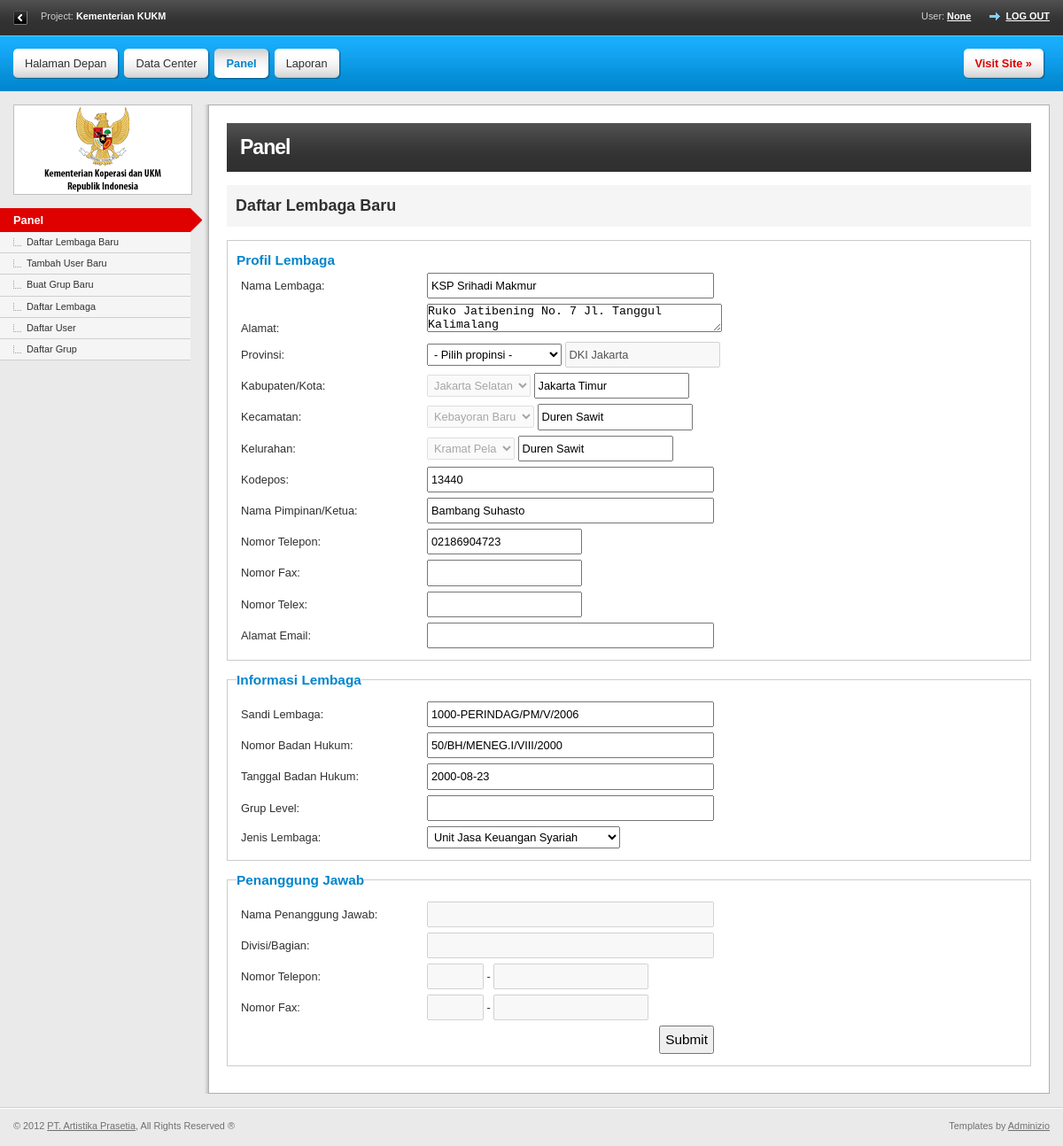
The app's page /panel-tambahlembaga.php?nid=1 with its own data.
### tables this page shows
CREATE TABLE IF NOT EXISTS `koperasi` (
  `idkoperasi` int(11) NOT NULL AUTO_INCREMENT,
  `nama` varchar(45) DEFAULT NULL,
  `jenis` int(5) DEFAULT '1' COMMENT '1:Simpan Pinjam2:Perkreditan3:Keuangan Syariah4:Unit Simpan Pinjaml5:Unit Syariah',
  `tgl_berdiri` date DEFAULT NULL,
  `dasar_hukum` varchar(45) DEFAULT NULL,
  `sandilembaga` varchar(45) DEFAULT NULL,
  `alamat` varchar(45) DEFAULT NULL,
  `propinsi` varchar(45) DEFAULT NULL,
  `kabupaten` varchar(45) DEFAULT NULL,
  `kecamatan` varchar(45) DEFAULT NULL,
  `kelurahan` varchar(45) DEFAULT NULL,
  `kodepos` varchar(45) DEFAULT NULL,
  `pimpinan` varchar(45) DEFAULT NULL,
  `telp` varchar(45) DEFAULT NULL,
  `fax` varchar(45) DEFAULT NULL,
  `telex` varchar(45) DEFAULT NULL,
  `email` varchar(45) DEFAULT NULL,
  `grouplevel` varchar(45) DEFAULT NULL,
  PRIMARY KEY (`idkoperasi`)
);

### panel-tambahlembaga.php (the view, shortened to what this page needs)
<?php
require 'sysconfig.inc.php';
include 'nav_panel.php';
if (isset($_GET['nid']) AND $_GET['nid'] <> "") {
	$idkoperasi = $_GET['nid'];
	$sql_text = "SELECT * FROM koperasi
		WHERE idkoperasi =". $idkoperasi;
	$q_koperasi = $dbs->query($sql_text);
	$recKop = $q_koperasi->fetch_assoc();
}
?>
<!DOCTYPE html PUBLIC "-//W3C//DTD XHTML 1.0 Strict//EN" "http://www.w3.org/TR/xhtml1/DTD/xhtml1-strict.dtd">
<html xmlns="http://www.w3.org/1999/xhtml" xml:lang="en" lang="en">
<head>
	<link rel="stylesheet" media="screen,projection" type="text/css" href="css/reset.css" />
	<link rel="stylesheet" media="screen,projection" type="text/css" href="css/main.css" />
	<link rel="stylesheet" media="screen,projection" type="text/css" href="css/2col.css" title="2col" />
	<link rel="alternate stylesheet" media="screen,projection" type="text/css" href="css/1col.css" title="1col" />
	<link rel="stylesheet" media="screen,projection" type="text/css" href="css/style.css" />
	<link rel="stylesheet" media="screen,projection" type="text/css" href="css/mystyle.css" />
</head>
<body>
<div id="main">
	<div id="tray" class="box">
		<p class="f-left box">
			<span class="f-left" id="switcher">
				<a href="#" rel="1col" class="styleswitch ico-col1" title="Display one column"><img src="design/switcher-1col.gif" alt="1 Column" /></a>
			</span>
			Project: <strong>Kementerian KUKM</strong>
		</p>
		<p class="f-right">User: <strong><a href="#"><?php echo isset($_SESSION['userName']) ? $_SESSION['userName'] : "None";?></a></strong> &nbsp;&nbsp;&nbsp;&nbsp;&nbsp; <strong><a href="index.php?login" id="logout">Log out</a></strong></p>
	</div>
	<div id="menu" class="box">
		<ul class="box f-right">
			<li><a href="#"><span><strong>Visit Site &raquo;</strong></span></a></li>
		</ul>
		<ul class="box">
<?php
echo menutop(3);
?>
		</ul>
	</div>
	<div id="cols" class="box">
		<div id="aside" class="box">
			<div class="padding box">
				<p id="logo"><a href="#"><img src="tmp/logo.gif" alt="Our logo" title="Visit Site" /></a></p>
			</div>
<?php
echo navigation(1);
?>
		</div>
		<div id="content" class="box">
			<h1>Panel</h1>
			<h3 class="tit">Daftar Lembaga Baru</h2>
			<fieldset>
				<form id="formKoperasi" method="POST">
				<legend>Profil Lembaga</legend>
				<table class="nostyle">
					<tr>
						<td style="width:200px;">Nama Lembaga:</td>
    <td><input type="text" size="40" name="nama" value="<?php isset($recKop['nama']) ? $v=$recKop['nama']: $v=""; echo $v; ?>" class="input-text-02" /></td>
					</tr>
					<tr>
						<td>Alamat:</td>
    <td><textarea style="width:100%;" rows="2" name="alamat"><?php isset($recKop['alamat']) ? $v=$recKop['alamat']: $v=""; echo $v; ?></textarea></td>
					</tr>
					<tr>
						<td>Provinsi:</td>
						<td><select id="propinsi" name="propinsi" class="input-text-02">
						<option value=""> - Pilih propinsi - </option>
						</select>&nbsp;<input type="text" name="propinsi" class="input-text-02" value="<?php isset($recKop['propinsi']) ? $v=$recKop['propinsi']: $v=""; echo $v; ?>" disabled="disabled"/></td>
					</tr>
					<tr>
						<td>Kabupaten/Kota:</td>
						<td><select id="kabupaten" name="kabupaten" class="input-text-02" disabled="disabled">
						<option value="Jakarta Selatan">Jakarta Selatan</option>
						</select>&nbsp;<input type="text" name="kabupaten" class="input-text-02" value="<?php isset($recKop['kabupaten']) ? $v=$recKop['kabupaten']: $v=""; echo $v; ?>" /></td>
					</tr>
					<tr>
						<td>Kecamatan:</td>
						<td><select id="kecamatan" name="kecamatan" class="input-text-02" disabled="disabled">
						<option value="Kebayoran Baru">Kebayoran Baru</option>
						</select>&nbsp;<input type="text" name="kecamatan" class="input-text-02" value="<?php isset($recKop['kecamatan']) ? $v=$recKop['kecamatan']: $v=""; echo $v; ?>" /></td>
					</tr>
					<tr>
						<td>Kelurahan:</td>
						<td><select id="kelurahan" name="kelurahan" class="input-text-02" disabled="disabled">
						<option value="Kramat Pela">Kramat Pela</option>
						</select>&nbsp;<input type="text" name="kelurahan" class="input-text-02" value="<?php isset($recKop['kelurahan']) ? $v=$recKop['kelurahan']: $v=""; echo $v; ?>" /></td>
					</tr>
					<tr>
						<td>Kodepos:</td>
    <td><input type="text" size="40" name="kodepos" value="<?php isset($recKop['kodepos']) ? $v=$recKop['kodepos']: $v=""; echo $v; ?>" class="input-text-02" /></td>
					</tr>
					<tr>
						<td>Nama Pimpinan/Ketua:</td>
    <td><input type="text" size="40" name="pimpinan" value="<?php isset($recKop['pimpinan']) ? $v=$recKop['pimpinan']: $v=""; echo $v; ?>" class="input-text-02" /></td>
					</tr>
					<tr>
						<td>Nomor Telepon:</td>
    <td><input type="text" size="20" name="telp" value="<?php isset($recKop['telp']) ? $v=$recKop['telp']: $v=""; echo $v; ?>" class="input-text-02" /></td>
					</tr>
					<tr>
						<td>Nomor Fax:</td>
    <td><input type="text" size="20" name="fax" value="<?php isset($recKop['fax']) ? $v=$recKop['fax']: $v=""; echo $v; ?>" class="input-text-02" /></td>
					</tr>
					<tr>
						<td>Nomor Telex:</td>
    <td><input type="text" size="20" name="telex" value="<?php isset($recKop['telex']) ? $v=$recKop['telex']: $v=""; echo $v; ?>" class="input-text-02" /></td>
					</tr>
					<tr>
						<td>Alamat Email:</td>
    <td><input type="text" size="40" name="email" value="<?php isset($recKop['email']) ? $v=$recKop['email']: $v=""; echo $v; ?>" class="input-text-02" /></td>
					</tr>
			</table>
			</fieldset>
			<fieldset>
			<table class="nostyle">
					<legend>Informasi Lembaga</legend>
					<tr>
						<td style="width:200px;">Sandi Lembaga:</td>
    <td><input type="text" size="40" name="sandilembaga" value="<?php isset($recKop['sandilembaga']) ? $v=$recKop['sandilembaga']: $v=""; echo $v; ?>" class="input-text-02" /></td>
					</tr>
					<tr>
					<td>Nomor Badan Hukum:</td>
    <td><input type="text" size="40" name="dasar_hukum" value="<?php isset($recKop['dasar_hukum']) ? $v=$recKop['dasar_hukum']: $v=""; echo $v; ?>" class="input-text-02" /></td>
					</tr>
					<tr>
						<td>Tanggal Badan Hukum:</td>
    <td><input type="text" size="40" name="tgl_berdiri" value="<?php isset($recKop['tgl_berdiri']) ? $v=$recKop['tgl_berdiri']: $v=date('Y-m-d');
; echo $v; ?>" class="input-text-02" /></td>
					</tr>
					<tr>
						<td>Grup Level:</td>
    <td><input type="text" size="40" name="grouplevel" value="<?php isset($recKop['grouplevel']) ? $v=$recKop['grouplevel']: $v=""; echo $v; ?>" class="input-text-02" /></td>
					</tr>
					<tr>
						<td>Jenis Lembaga:</td>
						<td><select id="jenis" name="jenis" class="input-text-02">
<?php
	$sql_text = "SELECT idtipe_koperasi, jenis FROM tipe_koperasi ORDER by idtipe_koperasi";
	$rsSelect = $dbs->query($sql_text);
	while ($recSel = $rsSelect->fetch_assoc()) {
		if (isset($recKop['jenis']) and $recKop['jenis'] == $recSel['idtipe_koperasi']) {
			echo '<option value="'.$recSel['idtipe_koperasi'].'" SELECTED >'.$recSel['jenis'].'</option>';
		} else {
			echo '<option value="'.$recSel['idtipe_koperasi'].'">'.$recSel['jenis'].'</option>';
		}
	}
?>
						</select></td>
					</tr>
			</table>
			</fieldset>
			<fieldset>
			<table class="nostyle">
					<legend>Penanggung Jawab</legend>
					<tr>
						<td style="width:200px;">Nama Penanggung Jawab:</td>
						<td><input type="text" size="40" name="" class="input-text" disabled="disabled" /></td>
					</tr>
					<tr>
						<td>Divisi/Bagian:</td>
						<td><input type="text" size="40" name="" class="input-text" disabled="disabled"/></td>
					</tr>
					<tr>
						<td>Nomor Telepon:</td>
						<td><input type="text" size="5" name="" class="input-text" disabled="disabled"/> - <input type="text" size="20" name="" class="input-text" disabled="disabled"/></td>
					</tr>
					<tr>
						<td>Nomor Fax:</td>
						<td><input type="text" size="5" name="" class="input-text" disabled="disabled"/> - <input type="text" size="20" name="" class="input-text" disabled="disabled"/></td>
					</tr>
					<tr>
						<td colspan="2" class="t-right"><input type="submit" name="saveKoperasi" class="input-submit" value="Submit" /></td>
					</tr>
			</table>
			</fieldset>
		</div>
	</div>
	<div id="footer" class="box">
		<p class="f-left">&copy; 2012 <a href="#">PT. Artistika Prasetia</a>, All Rights Reserved &reg;</p>
		<p class="f-right">Templates by <a href="http://www.adminizio.com/">Adminizio</a></p>
	</div>
</div>
</body>
</html>
<?php
$main_content = ob_get_clean();
echo $main_content;

### nav_panel.php
<?php
function navigation($nav_active=0) {
	$nav_menu = '<ul class="box">';
	if ($nav_active == 1) { $nav_menu .='<li id="submenu-active">'; } else {$nav_menu .='<li>';}
	$nav_menu .='<a href="#">Panel</a>
					<ul>
						<li><a href="panel-tambahlembaga.php">Daftar Lembaga Baru</a></li>
						<li><a href="panel-tambahuser.php">Tambah User Baru</a></li>
						<li><a href="panel-tambahgrup.html">Buat Grup Baru</a></li>
						<li><a href="panel-daftarlembaga.php">Daftar Lembaga</a></li>
						<li><a href="panel-daftaruser.php">Daftar User</a></li>
						<li><a href="panel-daftargrup.html">Daftar Grup</a></li>
					</ul>
			</li>';
	return $nav_menu;
}
function menutop($nav_active =0) {
	$top_nav = '';
	if ($nav_active ==1) { $top_nav .='<li id="menu-active">';} else {$top_nav .='<li>';}
	$top_nav .= '<a href="frontpage.php"><span>Halaman Depan</span></a></li>';
	if ($nav_active ==2) { $top_nav .='<li id="menu-active">';} else {$top_nav .='<li>';}
	$top_nav .= '<a href="datacenter.php"><span>Data Center</span></a></li>';
	if ($nav_active ==3) { $top_nav .='<li id="menu-active">';} else {$top_nav .='<li>';}
	$top_nav .= '<a href="panel.php"><span>Panel</span></a></li>';
	if ($nav_active ==4) { $top_nav .='<li id="menu-active">';} else {$top_nav .='<li>';}
	$top_nav .= '<a href="laporan.html"><span>Laporan</span></a></li>';
	return $top_nav;
}
?>

### css/main.css (style rules this page uses)
body { font:0.8em/1.5 "arial", sans-serif; }
h1, h2, h3, h4, h5, h6, address, blockquote, dl, fieldset, ol, p, table, ul { margin:15px 0; }
#content h1 { font-size:180%; }
#content h3 { font-size:140%; }
#content table { margin:0; border-collapse:collapse; }
#content table th, #content table td { padding:5px 5px; }
#content fieldset { position:relative; margin:10px 0; padding:10px; }
#content legend { font-size:120%; font-weight:bold; }
table.nostyle, table.nostyle th, table.nostyle td { border:0 !important; }
table.nostyle th, table.nostyle td { padding:3px 5px !important; }
#main { min-width:980px; width:expression(document.body.clientWidth < 980? "980px" : "auto" ); }
#tray { padding:12px 15px; background:url("../design/tray.gif") 0 0 repeat-x; font:85%/1.2 "tahoma",sans-serif; }
#tray p { margin:0; }
#tray p.f-left { width:50%; }
#tray #logout { padding-left:18px; background:url("../design/tray-logout.gif") 0 50% no-repeat; text-transform:uppercase; }
#tray #switcher { margin-right:15px; }
#tray #switcher img { display:block; float:left; width:16px; height:16px; border:0; }
#menu { padding:15px 15px 13px 15px; background:url("../design/menu.gif") 0 0 repeat-x; }
#menu ul { margin:0; padding:0; list-style-type:none; }
#menu ul li { display:inline; margin:0; padding:0; }
#menu ul li a { float:left; margin-right:5px; padding-left:5px; background:url("../design/menu-left.gif") 0 0 no-repeat; text-decoration:none; cursor:pointer; }
#menu ul li a span { float:left; display:block; padding:7px 15px 9px 8px; background:url("../design/menu-right.gif") 100% 0 no-repeat; }
#menu ul li a:hover, #menu ul li#menu-active a { background:url("../design/menu-left.gif") 0 -35px no-repeat; }
#menu ul li a:hover span, #menu ul li#menu-active a span { background:url("../design/menu-right.gif") 100% -35px no-repeat; }
#menu ul li#menu-active a { font-weight:bold; }
#content { padding:20px; overflow:hidden; }
#footer { clear:both; padding:15px; background:url("../design/separator.gif") 0 0 repeat-x; font:85%/1.2 "tahoma",sans-serif; }
#footer p { margin:0; }
#aside .padding { padding-left:15px; }
#aside #logo { margin:0 0 15px 0; }
#aside #logo img { display:block; width:200px; }
#aside ul { width:215px; margin:0 0 15px 0; list-style:none; }
#aside ul li { display:inline; }
#aside ul li a { display:block; width:185px; padding:4px 15px; text-decoration:none; }
#aside ul li#submenu-active a { width:198px; border:0; background:url("../design/submenu-active.gif") 100% 50% no-repeat; font-weight:bold; z-index:999; }
#aside ul ul { margin:0; position:static; }
#aside ul ul li a, #aside ul li#submenu-active ul li a { width:170px; padding:5px 15px 5px 30px; background:url("../design/submenu-sub.gif") 15px 7px no-repeat; font:85%/1.2 "tahoma",sans-serif; font-weight:normal; }
#content h1 { margin:0; padding:10px 15px; background:url("../design/content-h1.gif") 0 0 repeat-x; letter-spacing:-1px; }
.input-text { padding:3px; font:100%/1.5 "arial", sans-serif; text-align:right }
.input-text { padding:3px; font:100%/1.5 "arial", sans-serif; }
.input-text-02 { padding:3px; font:100%/1.5 "arial", sans-serif; }
.input-submit { padding:5px; font-size:120%; }
.tit { padding:10px; background:#f5f5f5; }

### css/2col.css (style rules this page uses)
#cols { position:relative; margin:15px 0; padding-right:15px; background:url("../design/content.gif") 230px 0 repeat-y; }
#aside { float:left; width:215px; margin-right:0; }
#content { margin-left:232px; overflow:visible; }
html>body #aside { margin-right:20px; }
html>body #content { margin-left:0; overflow:hidden; }

### css/1col.css (style rules this page uses)
#cols { margin:15px; background:none; }
#aside, #tray .ico-col1 { display:none; }

### records on screen
koperasi: nama "KSP Srihadi Makmur", alamat "Ruko Jatibening No. 7 Jl. Tanggul Kalimalang", propinsi "DKI Jakarta", kabupaten "Jakarta Timur", kecamatan "Duren Sawit", kelurahan "Duren Sawit", kodepos "13440", pimpinan "Bambang Suhasto", telp "02186904723", sandilembaga "1000-PERINDAG/PM/V/2006", dasar_hukum "50/BH/MENEG.I/VIII/2000", tgl_berdiri "2000-08-23"

### other values on screen
form field jenis "Unit Jasa Keuangan Syariah"
